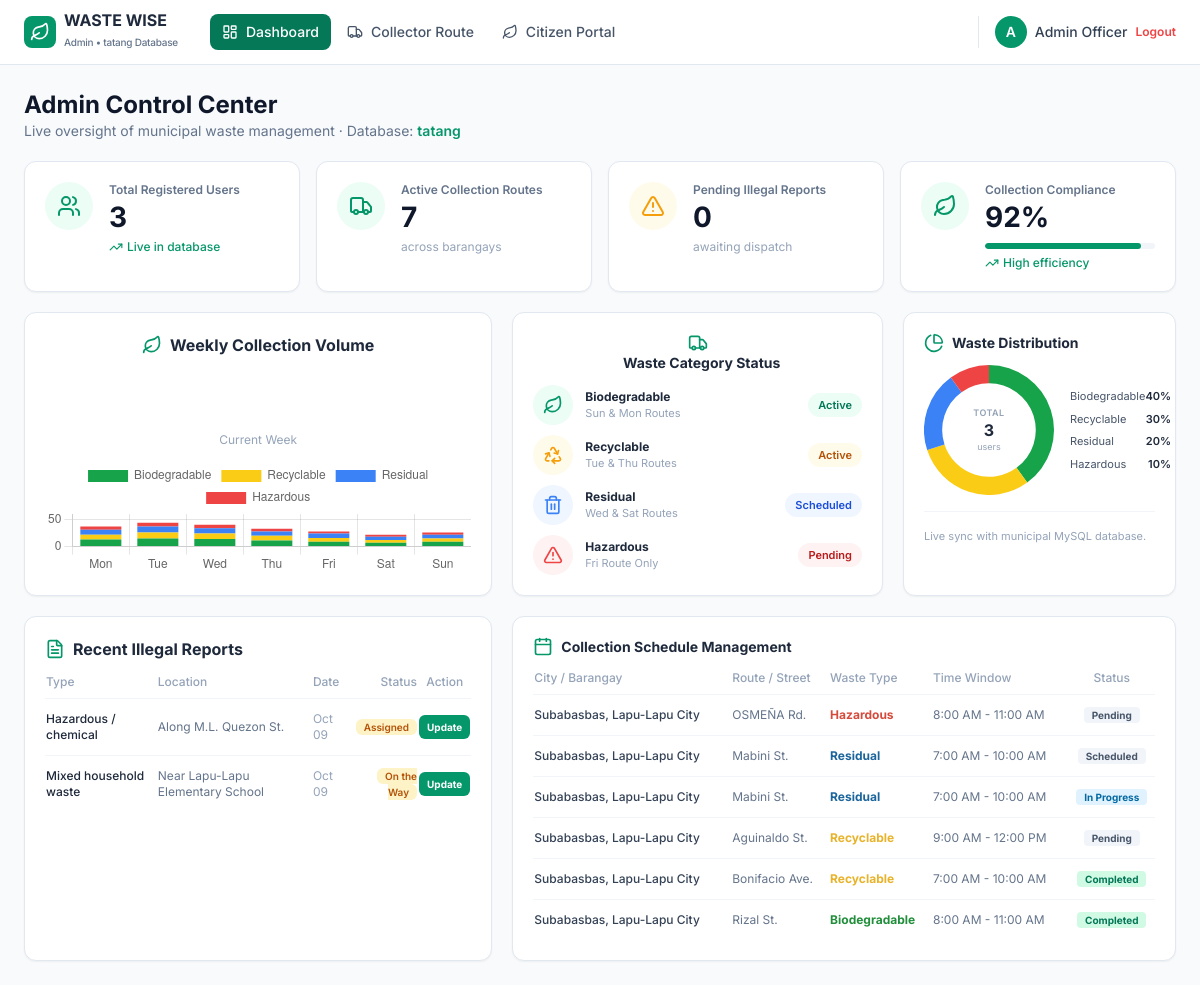
The app's page /admin.php, older data.
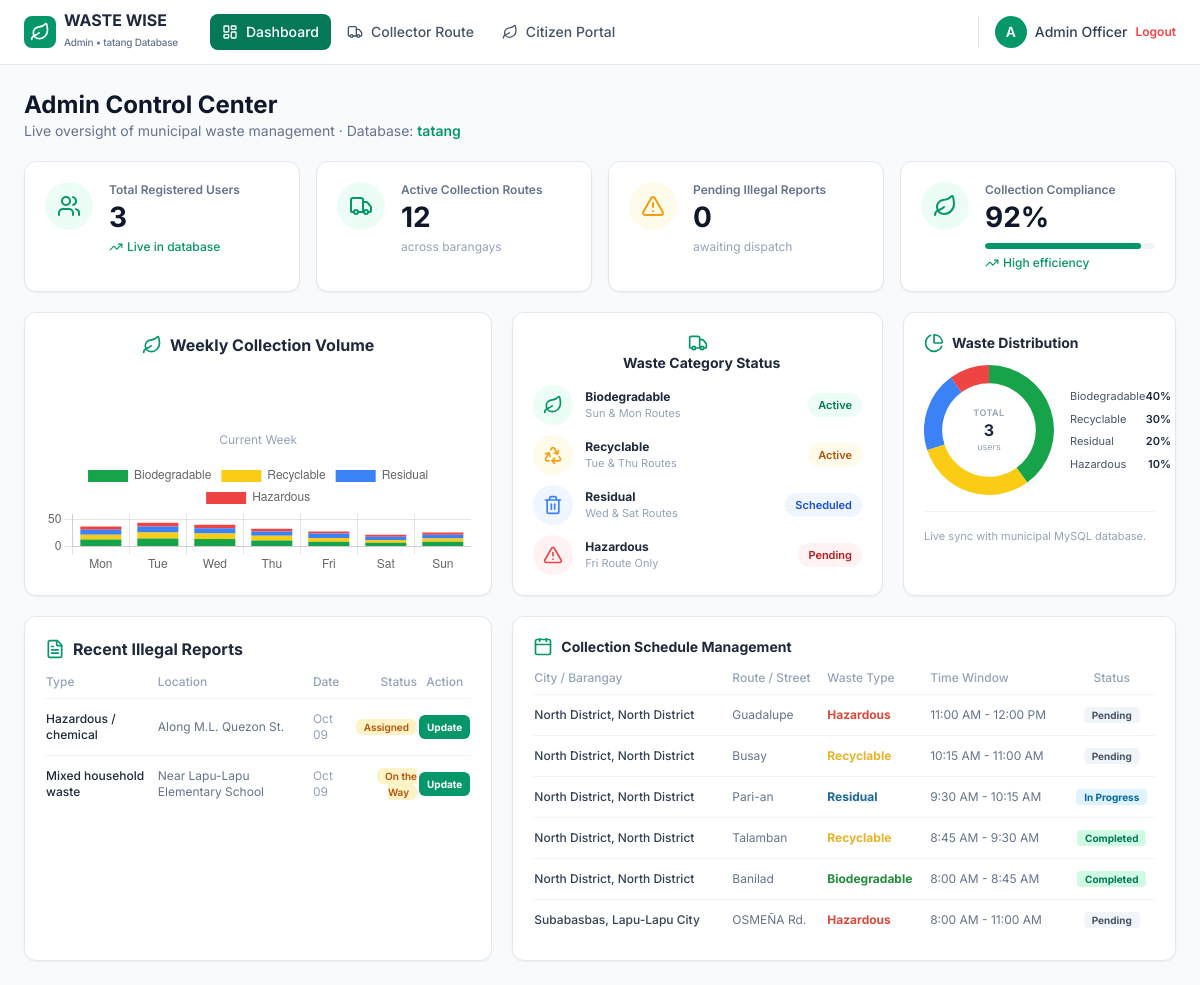
The same page, newer data.
### tables this page shows
CREATE TABLE `users` (
  `id` int(11) NOT NULL AUTO_INCREMENT,
  `name` varchar(100) NOT NULL,
  `email` varchar(150) NOT NULL UNIQUE,
  `password` varchar(255) NOT NULL,
  `role` enum('user','collector','admin') DEFAULT 'user',
  `avatar` varchar(255) DEFAULT NULL,
  `city` varchar(100) DEFAULT 'Lapu-Lapu City',
  `barangay` varchar(100) DEFAULT 'Subabasbas',
  `eco_points` int(11) DEFAULT 2450,
  `level` int(11) DEFAULT 4,
  `xp` int(11) DEFAULT 2450,
  `created_at` datetime DEFAULT CURRENT_TIMESTAMP,
  `updated_at` datetime DEFAULT CURRENT_TIMESTAMP ON UPDATE CURRENT_TIMESTAMP,
  PRIMARY KEY (`id`)
);

CREATE TABLE `illegal_reports` (
  `id` int(11) NOT NULL AUTO_INCREMENT,
  `user_id` int(11) DEFAULT NULL,
  `waste_type` varchar(100) NOT NULL,
  `description` text DEFAULT NULL,
  `report_date` date NOT NULL,
  `report_time` time NOT NULL,
  `location` varchar(255) NOT NULL,
  `city` varchar(100) DEFAULT 'Lapu-Lapu City',
  `barangay` varchar(100) DEFAULT 'Subabasbas',
  `photo_url` varchar(255) DEFAULT NULL,
  `priority` enum('Normal','High Priority') DEFAULT 'Normal',
  `status` enum('Pending','Under Review','Assigned','On the Way','Resolved') DEFAULT 'Pending',
  `collector_id` int(11) DEFAULT NULL,
  `created_at` datetime DEFAULT CURRENT_TIMESTAMP,
  `updated_at` datetime DEFAULT CURRENT_TIMESTAMP ON UPDATE CURRENT_TIMESTAMP,
  PRIMARY KEY (`id`)
);

CREATE TABLE `collection_schedules` (
  `id` int(11) NOT NULL AUTO_INCREMENT,
  `city` varchar(100) NOT NULL DEFAULT 'Lapu-Lapu City',
  `barangay` varchar(100) NOT NULL DEFAULT 'Subabasbas',
  `street_route` varchar(150) DEFAULT NULL,
  `waste_category_id` int(11) NOT NULL,
  `day_of_week` tinyint(4) NOT NULL COMMENT '0=Sun, 1=Mon, 2=Tue, 3=Wed, 4=Thu, 5=Fri, 6=Sat',
  `start_time` time NOT NULL DEFAULT '07:00:00',
  `end_time` time NOT NULL DEFAULT '10:00:00',
  `status` enum('Scheduled','In Progress','Completed','Pending') DEFAULT 'Scheduled',
  `collector_id` int(11) DEFAULT NULL,
  `route_order` int(11) DEFAULT 1,
  `created_at` datetime DEFAULT CURRENT_TIMESTAMP,
  PRIMARY KEY (`id`),
  KEY `city` (`city`,`barangay`),
  KEY `waste_category_id` (`waste_category_id`)
);

CREATE TABLE `waste_categories` (
  `id` int(11) NOT NULL AUTO_INCREMENT,
  `slug` varchar(50) NOT NULL UNIQUE,
  `name` varchar(100) NOT NULL,
  `color` varchar(20) NOT NULL,
  `dark_color` varchar(20) NOT NULL,
  `bg_color` varchar(20) NOT NULL,
  `icon` varchar(50) NOT NULL,
  `description` text DEFAULT NULL,
  `created_at` datetime DEFAULT CURRENT_TIMESTAMP,
  PRIMARY KEY (`id`)
);

### admin.php (the view, shortened to what the rows shown need)
<?php
require_once __DIR__ . '/config/db.php';
$user = getLoggedInUser($pdo);
if (!$user || $user['role'] !== 'admin') {
    $stmt = $pdo->query("SELECT * FROM `users` WHERE `role` = 'admin' LIMIT 1");
    $admin = $stmt->fetch();
    if ($admin) $user = $admin;
}
$totalUsers = 0;
$todaysCollectionsCount = 0;
$pendingReportsCount = 0;
$reports = [];
$schedules = [];
try {
    $totalUsers = (int)$pdo->query("SELECT COUNT(*) FROM `users`")->fetchColumn();
    $todaysCollectionsCount = (int)$pdo->query("SELECT COUNT(*) FROM `collection_schedules`")->fetchColumn();
    $pendingReportsCount = (int)$pdo->query("SELECT COUNT(*) FROM `illegal_reports` WHERE `status` = 'Pending'")->fetchColumn();
    $stmtReports = $pdo->query("SELECT * FROM `illegal_reports` ORDER BY `id` DESC LIMIT 6");
    $reports = $stmtReports->fetchAll();
    $stmtSched = $pdo->query("
        SELECT cs.*, wc.name AS category_name, wc.color AS category_color
        FROM `collection_schedules` cs
        JOIN `waste_categories` wc ON cs.waste_category_id = wc.id
        ORDER BY cs.id DESC
        LIMIT 6
    ");
    $schedules = $stmtSched->fetchAll();
} catch (Exception $e) {  }
?>
<!DOCTYPE html>
<html lang="en">
<head>
    <script src="https://cdn.tailwindcss.com"></script>
</head>
<body class="bg-slate-50 text-slate-800">
    <header class="bg-white border-b border-slate-200 sticky top-0 z-50">
        <div class="max-w-[1400px] mx-auto px-6">
            <div class="flex justify-between items-center h-16 gap-4">
                <div class="flex items-center space-x-2 sm:space-x-4 shrink-0">
                    <div class="flex items-center space-x-2 border-l pl-2 sm:pl-4 border-slate-200">
                        <div class="w-8 h-8 rounded-full bg-emerald-600 text-white flex items-center justify-center font-semibold text-sm">A</div>
                        <span class="hidden sm:inline text-sm font-medium text-slate-700"><?php echo htmlspecialchars($user['name'] ?? 'Admin Officer'); ?></span>
                        <a href="logout.php" title="Logout" class="text-red-500 hover:text-red-700 text-xs font-semibold ml-2">Logout</a>
                    </div>
                </div>
            </div>
        </div>
    </header>
    <main class="max-w-[1400px] mx-auto px-6 py-6 space-y-5">
        <div>
            <h1 class="text-2xl font-bold text-slate-900">Admin Control Center</h1>
        </div>
        <div class="grid grid-cols-1 sm:grid-cols-2 lg:grid-cols-4 gap-4">
            <div class="bg-white p-5 rounded-xl border border-slate-200 shadow-sm card-lift">
                <div class="flex items-start gap-4">
                    <div class="flex-1 min-w-0">
                        <h2 class="text-[28px] leading-tight font-bold text-slate-900 mt-0.5"><?php echo number_format($totalUsers); ?></h2>
                    </div>
                </div>
            </div>
            <div class="bg-white p-5 rounded-xl border border-slate-200 shadow-sm card-lift">
                <div class="flex items-start gap-4">
                    <div class="flex-1 min-w-0">
                        <h2 class="text-[28px] leading-tight font-bold text-slate-900 mt-0.5"><?php echo number_format($todaysCollectionsCount); ?></h2>
                    </div>
                </div>
            </div>
            <div class="bg-white p-5 rounded-xl border border-slate-200 shadow-sm card-lift">
                <div class="flex items-start gap-4">
                    <div class="flex-1 min-w-0">
                        <h2 class="text-[28px] leading-tight font-bold text-slate-900 mt-0.5"><?php echo number_format($pendingReportsCount); ?></h2>
                    </div>
                </div>
            </div>
            <div class="bg-white p-5 rounded-xl border border-slate-200 shadow-sm card-lift">
                <div class="flex items-start gap-4">
                    <div class="flex-1 min-w-0">
                        <h2 class="text-[28px] leading-tight font-bold text-slate-900 mt-0.5">92%</h2>
                    </div>
                </div>
            </div>
        </div>
        <div class="grid grid-cols-1 lg:grid-cols-12 gap-5">
            <div class="lg:col-span-5 bg-white p-5 rounded-xl border border-slate-200 shadow-sm">
                <div class="overflow-x-auto">
                    <table class="w-full text-left text-xs">
                        <thead>
                            <tr class="text-slate-400 border-b border-slate-100">
                                <th class="pb-2 font-medium">Type</th>
                                <th class="pb-2 font-medium">Location</th>
                                <th class="pb-2 font-medium">Date</th>
                                <th class="pb-2 font-medium text-right">Status</th>
                                <th class="pb-2 font-medium text-center">Action</th>
                            </tr>
                        </thead>
                        <tbody class="divide-y divide-slate-100">
                            <?php if (!empty($reports)): ?>
                                <?php foreach ($reports as $rep): ?>
                                    <tr class="hover:bg-slate-50 transition">
                                        <td class="py-3 font-medium text-slate-800">
                                            <?php echo htmlspecialchars($rep['waste_type']); ?>
                                        </td>
                                        <td class="py-3 text-slate-500"><?php echo htmlspecialchars($rep['location']); ?></td>
                                        <td class="py-3 text-slate-400"><?php echo date('M d', strtotime($rep['report_date'])); ?></td>
                                        <td class="py-3 text-right">
                                            <span data-report-badge="<?php echo $rep['id']; ?>" class="px-2 py-0.5 rounded-md text-[10px] font-semibold <?php echo ($rep['status'] === 'Resolved') ? 'bg-emerald-100 text-emerald-700' : (($rep['status'] === 'Pending') ? 'bg-red-100 text-red-600' : 'bg-amber-100 text-amber-700'); ?>">
                                                <?php echo htmlspecialchars($rep['status']); ?>
                                            </span>
                                        </td>
                                        <td class="py-3 text-center">
                                            <button onclick="openAdminReportModal(<?php echo $rep['id']; ?>, '<?php echo htmlspecialchars(addslashes($rep['waste_type'])); ?>', '<?php echo htmlspecialchars(addslashes($rep['location'])); ?>', '<?php echo htmlspecialchars($rep['status']); ?>')" class="px-2 py-1 bg-emerald-600 hover:bg-emerald-700 text-white rounded-md text-[10px] font-bold cursor-pointer transition">
                                                Update
                                            </button>
                                        </td>
                                    </tr>
                                <?php endforeach; ?>
                            <?php else: ?>
                                <tr><td colspan="5" class="py-3 text-center text-slate-400">No reports found.</td></tr>
                            <?php endif; ?>
                        </tbody>
                    </table>
                </div>
            </div>
            <div class="lg:col-span-7 bg-white p-5 rounded-xl border border-slate-200 shadow-sm">
                <div class="overflow-x-auto">
                    <table class="w-full text-left text-xs">
                        <thead>
                            <tr class="text-slate-400 border-b border-slate-100">
                                <th class="pb-2 font-medium">City / Barangay</th>
                                <th class="pb-2 font-medium">Route / Street</th>
                                <th class="pb-2 font-medium">Waste Type</th>
                                <th class="pb-2 font-medium">Time Window</th>
                                <th class="pb-2 font-medium text-center">Status</th>
                            </tr>
                        </thead>
                        <tbody class="divide-y divide-slate-100">
                            <?php if (!empty($schedules)): ?>
                                <?php foreach ($schedules as $sc): ?>
                                    <tr class="hover:bg-slate-50 transition">
                                        <td class="py-3 font-medium text-slate-700"><?php echo htmlspecialchars($sc['barangay'] . ', ' . $sc['city']); ?></td>
                                        <td class="py-3 text-slate-500"><?php echo htmlspecialchars($sc['street_route'] ?? '-'); ?></td>
                                        <td class="py-3">
                                            <span style="color:<?php echo htmlspecialchars($sc['category_color']); ?>; font-weight:bold;">
                                                <?php echo htmlspecialchars($sc['category_name']); ?>
                                            </span>
                                        </td>
                                        <td class="py-3 text-slate-500"><?php echo date('g:i A', strtotime($sc['start_time'])); ?> - <?php echo date('g:i A', strtotime($sc['end_time'])); ?></td>
                                        <td class="py-3 text-center">
                                            <span class="px-2 py-0.5 rounded text-[10px] font-bold <?php echo ($sc['status'] === 'Completed') ? 'bg-emerald-100 text-emerald-700' : (($sc['status'] === 'In Progress') ? 'bg-sky-100 text-sky-700' : 'bg-slate-100 text-slate-600'); ?>">
                                                <?php echo htmlspecialchars($sc['status']); ?>
                                            </span>
                                        </td>
                                    </tr>
                                <?php endforeach; ?>
                            <?php else: ?>
                                <tr><td colspan="5" class="py-3 text-center text-slate-400">No schedules found.</td></tr>
                            <?php endif; ?>
                        </tbody>
                    </table>
                </div>
            </div>
        </div>
    </main>
</body>
</html>

Row changes from the older to the newer data that the page shows:
no longer on this page (row unchanged): collection_schedules: barangay+city "Subabasbas, Lapu-Lapu City", street_route "Mabini St.", waste_category.name "Residual", start_time "7:00 AM", end_time "10:00 AM", status "Scheduled"
no longer on this page (row unchanged): collection_schedules: barangay+city "Subabasbas, Lapu-Lapu City", street_route "Mabini St.", waste_category.name "Residual", start_time "7:00 AM", end_time "10:00 AM", status "In Progress"
no longer on this page (row unchanged): collection_schedules: barangay+city "Subabasbas, Lapu-Lapu City", street_route "Aguinaldo St.", waste_category.name "Recyclable", start_time "9:00 AM", end_time "12:00 PM", status "Pending"
no longer on this page (row unchanged): collection_schedules: barangay+city "Subabasbas, Lapu-Lapu City", street_route "Bonifacio Ave.", waste_category.name "Recyclable", start_time "7:00 AM", end_time "10:00 AM", status "Completed"
no longer on this page (row unchanged): collection_schedules: barangay+city "Subabasbas, Lapu-Lapu City", street_route "Rizal St.", waste_category.name "Biodegradable", start_time "8:00 AM", end_time "11:00 AM", status "Completed"
added collection_schedules: barangay+city "North District, North District", street_route "Guadalupe", waste_category.name "Hazardous", start_time "11:00 AM", end_time "12:00 PM", status "Pending"
added collection_schedules: barangay+city "North District, North District", street_route "Busay", waste_category.name "Recyclable", start_time "10:15 AM", end_time "11:00 AM", status "Pending"
added collection_schedules: barangay+city "North District, North District", street_route "Pari-an", waste_category.name "Residual", start_time "9:30 AM", end_time "10:15 AM", status "In Progress"
added collection_schedules: barangay+city "North District, North District", street_route "Talamban", waste_category.name "Recyclable", start_time "8:45 AM", end_time "9:30 AM", status "Completed"
added collection_schedules: barangay+city "North District, North District", street_route "Banilad", waste_category.name "Biodegradable", start_time "8:00 AM", end_time "8:45 AM", status "Completed"
Text that changed along with them:
$todaysCollectionsCount: "7" → "12"
